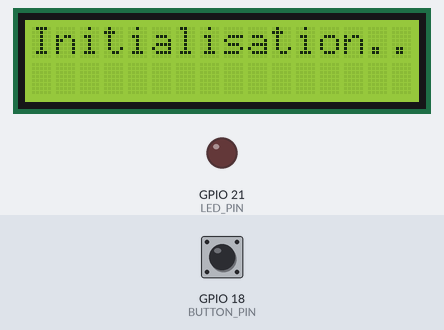
The program below on a simulated ESP32. Shown: 16×2 character LCD, output pins drawn as LEDs (lit = HIGH). Inputs (shaded band) come from the test bench; at power-on: GPIO 18 (BUTTON_PIN) HIGH.

Above: at 1.2 s.
1.3 s: GPIO 18 (BUTTON_PIN) pulled LOW for 0.15 s
At 2.3 s:
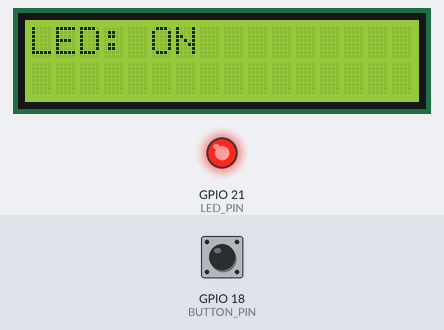
2.9 s: GPIO 18 (BUTTON_PIN) pulled LOW for 1 s
At 4.1 s:
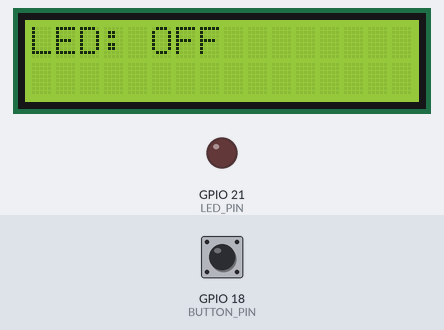
5.4 s: GPIO 18 (BUTTON_PIN) pulled LOW for 3.2 s
At 5.7 s:
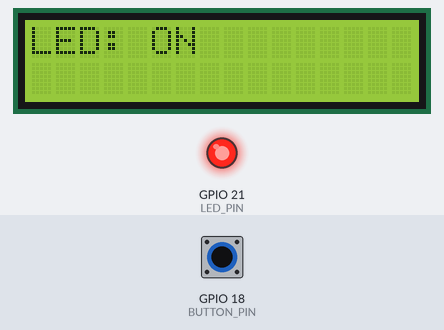
Timing chart, 0 to 8.4 s (numbered marks = the images above; inputs shaded):
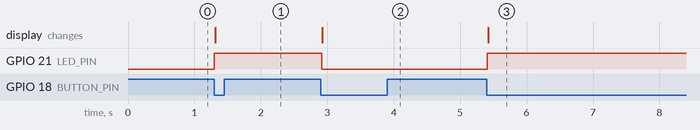

Measured:
- after the input at 1.3 s, GPIO 21 (LED_PIN): LOW → HIGH at once; the display: changes at once (image 1)
- after the input at 2.9 s, GPIO 21 (LED_PIN): HIGH → LOW at once; the display: changes at once (image 2)
- after the input at 5.4 s, GPIO 21 (LED_PIN): LOW → HIGH at once; the display: changes at once (image 3)

The program:

main.cpp
```cpp
#include <Arduino.h>
#include <Wire.h>
#include <LiquidCrystal_I2C.h>


#define BUTTON_PIN 18   // Button --> pin GPIO18
#define LED_PIN 21      // LED    --> pin GPIO21

#define SDA_PIN 23      // SDA    --> pin GPIO 23
#define SCL_PIN 22      // SDL    --> pin GPIO 22


LiquidCrystal_I2C lcd(0x27, 16, 2);

// Global variables
int led_state = LOW;
int button_state;
int last_button_state = HIGH;

void setup() {
  Serial.begin(115200);

  Wire.begin(SDA_PIN, SCL_PIN);

  lcd.init();
  lcd.backlight();
  lcd.print("Initialisation...");

  pinMode(LED_PIN, OUTPUT);
  pinMode(BUTTON_PIN, INPUT_PULLUP);

  // Initialize LED state
  digitalWrite(LED_PIN, led_state);
}

void loop() {

  last_button_state = button_state;
  button_state = digitalRead(BUTTON_PIN);

  if (last_button_state == HIGH && button_state == LOW) {

    // Button pressed, the led state has changed
    led_state = !led_state;

    digitalWrite(LED_PIN, led_state);

    // Update the display
    lcd.clear();
    lcd.setCursor(0, 0);

    if (led_state == HIGH) {
      lcd.print("LED: ON");
      lcd.setCursor(0, 1);
    } else {
      lcd.print("LED: OFF");
      lcd.setCursor(0, 1);
    }
  }

  delay(20);
}
```
